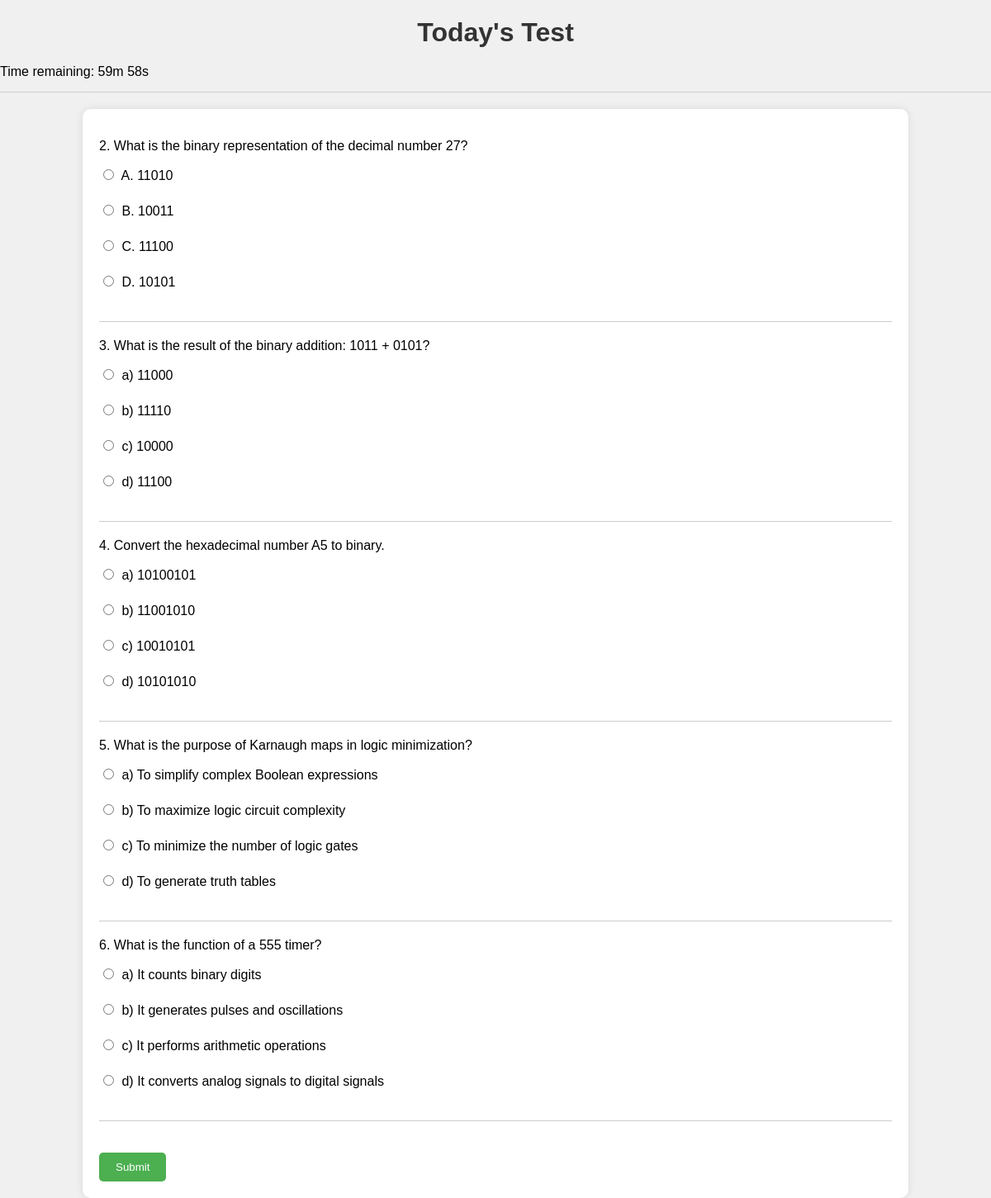
The page /today_test.php on the database its author committed.
### tables this page shows
CREATE TABLE `question` (
  `id` int NOT NULL AUTO_INCREMENT,
  `question` text,
  `answers` text,
  `correct_answer` text,
  `duration` int NOT NULL DEFAULT '0',
  `submitted_answer` varchar(255) DEFAULT NULL,
  PRIMARY KEY (`id`)
);

### today_test.php (the view, shortened to what this page needs)
<!DOCTYPE html>
<html lang="en">
<head>
    <link rel="stylesheet" href="assets/css/test.css">
</head>
<body>
    <h1>Today's Test</h1>
    <div id="timer"></div>
    <form id="quizForm" action="submit_answers.php" method="post">
        <?php
        $servername = "localhost";
        $username = "root";
        $password = "@rayo7079";
        $dbname = "online_cat";
        $conn = new mysqli($servername, $username, $password, $dbname);
        $sql = "SELECT id, question, answers FROM question";
        $result = $conn->query($sql);
        if ($result->num_rows > 0) {
            while($row = $result->fetch_assoc()) {
                echo "<div>";
                echo "<p>" . $row["question"] . "</p>";
                $options = explode(";", $row["answers"]);
                foreach ($options as $option) {
                    $option = trim($option);
                    echo '<label>';
                    echo '<input type="radio" name="question_' . $row["id"] . '" value="' . $option . '"> ' . $option;
                    echo '</label><br>';
                }
                echo "</div>";
            }
        } else {
            echo "0 results";
        }
        ?>
        <br>
        <input type="submit" value="Submit">
    </form>
</body>
</html>

### assets/css/test.css (style rules this page uses)
body { font-family: Arial, sans-serif; margin: 0; padding: 0; background-color: #f0f0f0; }
h1 { text-align: center; margin-bottom: 20px; color: #333; }
form { width: 80%; margin: 0 auto; background-color: #fff; padding: 20px; border-radius: 10px; box-shadow: 0 0 10px rgba(0, 0, 0, 0.1); }
div { margin-bottom: 20px; border-bottom: 1px solid #ccc; padding-bottom: 15px; }
label { display: block; margin-bottom: 5px; }
input[type="radio"] { margin-right: 5px; }
input[type="submit"] { background-color: #4CAF50; color: white; padding: 10px 20px; border: none; border-radius: 5px; cursor: pointer; }

### rows shown on the page
question: question "2. What is the binary representation of the decimal number 27?", answers "A. 11010", answers "B. 10011", answers "C. 11100", answers "D. 10101"
question: question "3. What is the result of the binary addition: 1011 + 0101?", answers "a) 11000", answers "b) 11110", answers "c) 10000", answers "d) 11100"
question: question "4. Convert the hexadecimal number A5 to binary.", answers "a) 10100101", answers "b) 11001010", answers "c) 10010101", answers "d) 10101010"
question: question "5. What is the purpose of Karnaugh maps in logic minimization?", answers "a) To simplify complex Boolean expressions", answers "b) To maximize logic circuit complexity", answers "c) To minimize the number of logic gates", answers "d) To generate truth tables"
question: question "6. What is the function of a 555 timer?", answers "a) It counts binary digits", answers "b) It generates pulses and oscillations", answers "c) It performs arithmetic operations", answers "d) It converts analog signals to digital signals"
